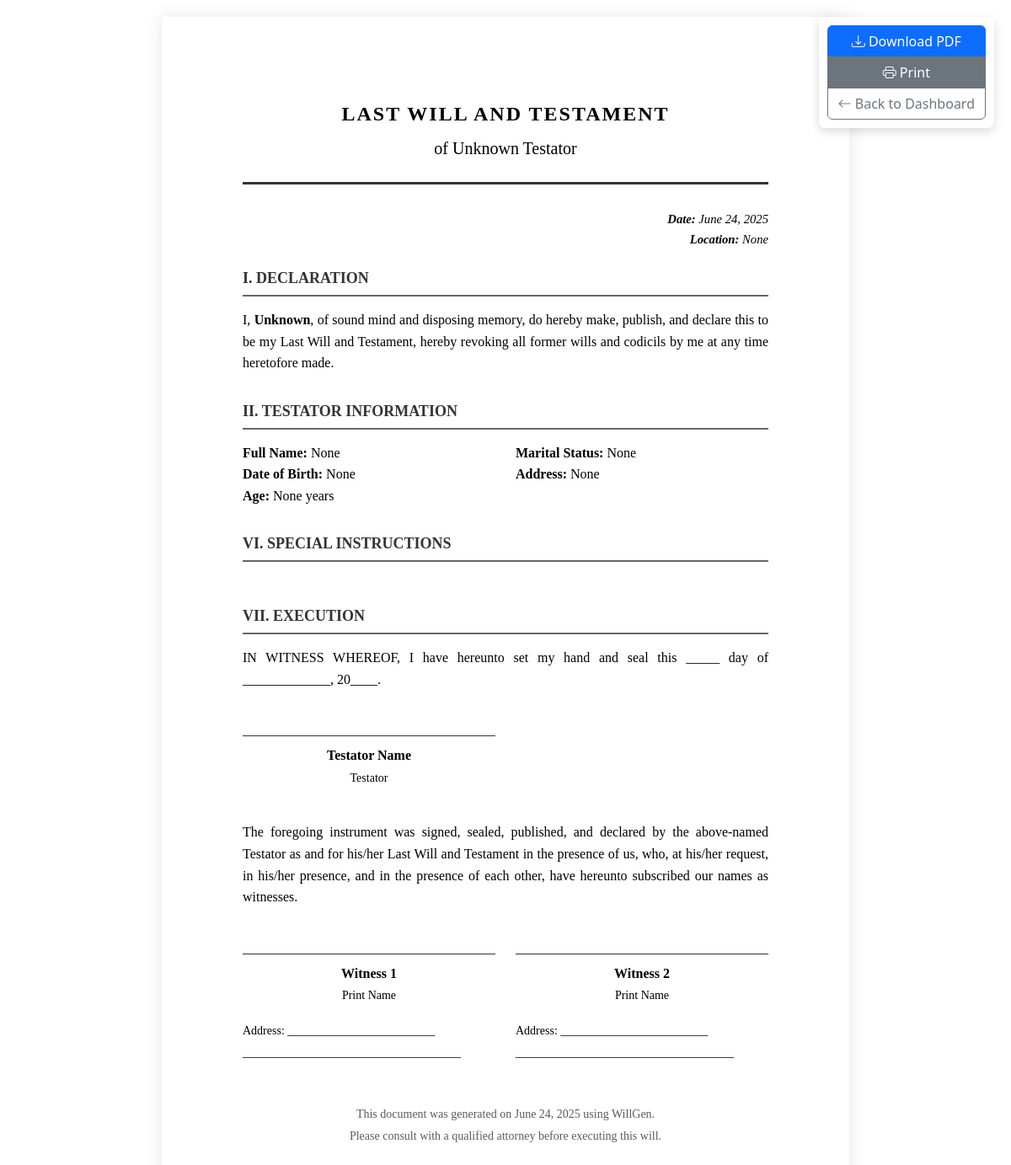
/will/view/1 (signed in), run on the app's committed database.
### app/models.py (models this page shows, shortened)
class Will(db.Model):
    id = db.Column(db.Integer, primary_key=True)
    title = db.Column(db.String(200), nullable=False)
    testator_name = db.Column(db.String(200))
    testator_date_of_birth = db.Column(db.Date)
    testator_address = db.Column(db.Text)
    testator_city = db.Column(db.String(100))
    testator_state = db.Column(db.String(50))
    testator_zip = db.Column(db.String(20))
    testator_country = db.Column(db.String(100))
    testator_phone = db.Column(db.String(20))
    testator_email = db.Column(db.String(100))
    marital_status = db.Column(db.String(50))
    spouse_name = db.Column(db.String(200))
    beneficiaries = db.Column(db.Text)  # JSON string of beneficiaries
    primary_executor_name = db.Column(db.String(200))
    primary_executor_address = db.Column(db.Text)
    primary_executor_relationship = db.Column(db.String(100))
    primary_executor_phone = db.Column(db.String(20))
    primary_executor_email = db.Column(db.String(100))
    alternate_executor_name = db.Column(db.String(200))
    alternate_executor_address = db.Column(db.Text)
    alternate_executor_relationship = db.Column(db.String(100))
    alternate_executor_phone = db.Column(db.String(20))
    alternate_executor_email = db.Column(db.String(100))
    real_estate_properties = db.Column(db.Text)  # JSON string
    bank_accounts = db.Column(db.Text)  # JSON string
    investments = db.Column(db.Text)  # JSON string
    personal_property = db.Column(db.Text)  # JSON string
    other_assets = db.Column(db.Text)  # JSON string
    specific_bequests = db.Column(db.Text)  # JSON string
    residuary_beneficiary = db.Column(db.String(200))
    funeral_wishes = db.Column(db.Text)
    burial_cremation_wishes = db.Column(db.Text)
    guardian_minor_children = db.Column(db.String(200))
    guardian_address = db.Column(db.Text)
    special_instructions = db.Column(db.Text)
    charitable_donations = db.Column(db.Text)  # JSON string
    current_step = db.Column(db.Integer, default=1)
    step_1_completed = db.Column(db.Boolean, default=False)
    step_2_completed = db.Column(db.Boolean, default=False)
    step_3_completed = db.Column(db.Boolean, default=False)
    step_4_completed = db.Column(db.Boolean, default=False)
    step_5_completed = db.Column(db.Boolean, default=False)
    created_at = db.Column(db.DateTime, default=utc_now)
    updated_at = db.Column(db.DateTime, default=utc_now, onupdate=utc_now)
    is_completed = db.Column(db.Boolean, default=False)
    user_id = db.Column(db.Integer, db.ForeignKey('user.id'), nullable=False)

### app/main/routes.py (the view, shortened to what this page needs)
@bp.route('/will/view/<int:will_id>')
@login_required
def view_will(will_id):
    will = Will.query.filter_by(id=will_id, user_id=current_user.id).first_or_404()
    if will.user_id != current_user.id:
        flash('You do not have permission to view this will.', 'error')
        return redirect(url_for('main.dashboard'))
    testator_data = {}
    beneficiaries_data = []
    executors_data = []
    assets_data = {}
    special_instructions_data = {}
    testator_data = {
        'name': will.testator_name,
        'date_of_birth': will.testator_date_of_birth.strftime('%B %d, %Y') if will.testator_date_of_birth else None,
        'age': None,  # Calculate if needed
        'address': f"{will.testator_address}, {will.testator_city}, {will.testator_state} {will.testator_zip}" if will.testator_address else None,
        'marital_status': will.marital_status,
        'spouse_name': will.spouse_name,
        'phone': will.testator_phone,
        'email': will.testator_email
    }
    try:
        if will.beneficiaries:
            beneficiaries_data = json.loads(will.beneficiaries)
    except (json.JSONDecodeError, TypeError):
        pass
    executors_data = []
    assets_data = {}
    try:
        if will.real_estate_properties:
            assets_data['real_estate'] = json.loads(will.real_estate_properties)
    except (json.JSONDecodeError, TypeError):
        pass
    try:
        if will.bank_accounts:
            assets_data['bank_accounts'] = json.loads(will.bank_accounts)
    except (json.JSONDecodeError, TypeError):
        pass
    try:
        if will.investments:
            assets_data['investments'] = json.loads(will.investments)
    except (json.JSONDecodeError, TypeError):
        pass
    try:
        if will.personal_property:
            assets_data['personal_property'] = json.loads(will.personal_property)
    except (json.JSONDecodeError, TypeError):
        pass
    try:
        if will.other_assets:
            assets_data['other_assets'] = json.loads(will.other_assets)
    except (json.JSONDecodeError, TypeError):
        pass
    if will.residuary_beneficiary:
        assets_data['residuary_beneficiary'] = will.residuary_beneficiary
    special_instructions_data = {
        'funeral_wishes': will.funeral_wishes,
        'burial_cremation_wishes': will.burial_cremation_wishes,
        'guardian_minor_children': will.guardian_minor_children,
        'guardian_address': will.guardian_address,
        'additional_instructions': will.special_instructions
    }
    try:
        if will.charitable_donations:
            special_instructions_data['charitable_donations'] = json.loads(will.charitable_donations)
    except (json.JSONDecodeError, TypeError):
        pass
    return render_template('will/view.html',
                         will=will,
                         testator_data=testator_data,
                         beneficiaries_data=beneficiaries_data,
                         executors_data=executors_data,
                         assets_data=assets_data,
                         special_instructions_data=special_instructions_data,
                         current_date=datetime.now())

### app/templates/will/view.html (shortened to what this page needs)
<!DOCTYPE html>
<html lang="en">
<head>
    <link href="https://cdn.jsdelivr.net/npm/bootstrap@5.3.0/dist/css/bootstrap.min.css" rel="stylesheet">
    <link href="https://cdn.jsdelivr.net/npm/bootstrap-icons@1.10.0/font/bootstrap-icons.css" rel="stylesheet">
    <link href="{{ url_for('static', filename='css/will-document.css') }}" rel="stylesheet">
</head>
<body>
    <div class="action-buttons no-print">
        <div class="btn-group-vertical">
            <a href="{{ url_for('main.download_will_pdf', will_id=will.id) }}" class="btn btn-primary">
                <i class="bi bi-download"></i> Download PDF
            </a>
            <button onclick="window.print()" class="btn btn-secondary">
                <i class="bi bi-printer"></i> Print
            </button>
            <a href="{{ url_for('main.dashboard') }}" class="btn btn-outline-secondary">
                <i class="bi bi-arrow-left"></i> Back to Dashboard
            </a>
        </div>
    </div>
    <div class="container-fluid">
        <div class="will-document">
            <div class="will-header">
                <div class="will-title">Last Will and Testament</div>
                <div class="h5">of {{ will.testator_name or 'Unknown Testator' }}</div>
            </div>
            <div class="date-location">
                <strong>Date:</strong> {{ will.created_at.strftime('%B %d, %Y') if will.created_at else 'Not specified' }}<br>
                <strong>Location:</strong> {{ testator_data.get('address', 'Not specified') if testator_data else 'Not specified' }}
            </div>
            <div class="will-section">
                <div class="section-title">I. Declaration</div>
                <div class="legal-text">
                    I, <strong>{{ will.testator_name or 'Unknown' }}</strong>,
                    of sound mind and disposing memory, do hereby make, publish, and declare this to be my Last Will and Testament,
                    hereby revoking all former wills and codicils by me at any time heretofore made.
                </div>
            </div>
            {% if testator_data %}
            <div class="will-section">
                <div class="section-title">II. Testator Information</div>
                <div class="row">
                    <div class="col-md-6">
                        <strong>Full Name:</strong> {{ testator_data.get('name', 'Not specified') }}<br>
                        <strong>Date of Birth:</strong> {{ testator_data.get('date_of_birth', 'Not specified') }}<br>
                        <strong>Age:</strong> {{ testator_data.get('age', 'Not specified') }} years<br>
                    </div>
                    <div class="col-md-6">
                        <strong>Marital Status:</strong> {{ testator_data.get('marital_status', 'Not specified') }}<br>
                        <strong>Address:</strong> {{ testator_data.get('address', 'Not specified') }}
                    </div>
                </div>
            </div>
            {% endif %}
            {% if special_instructions_data %}
            <div class="will-section">
                <div class="section-title">VI. Special Instructions</div>
            </div>
            {% endif %}
            <div class="signature-section">
                <div class="section-title">VII. Execution</div>
                <div class="legal-text">
                    IN WITNESS WHEREOF, I have hereunto set my hand and seal this
                    _____ day of _____________, 20____.
                </div>
                <div class="row mt-4">
                    <div class="col-md-6">
                        <div class="signature-line"></div>
                        <div class="text-center">
                            <strong>{{ will.testator_name or 'Testator Name' }}</strong><br>
                            <small>Testator</small>
                        </div>
                    </div>
                </div>
                <div class="witness-section">
                    <div class="legal-text">
                        The foregoing instrument was signed, sealed, published, and declared by the above-named Testator
                        as and for his/her Last Will and Testament in the presence of us, who, at his/her request,
                        in his/her presence, and in the presence of each other, have hereunto subscribed our names as witnesses.
                    </div>
                    <div class="row mt-4">
                        <div class="col-md-6">
                            <div class="signature-line"></div>
                            <div class="text-center">
                                <strong>Witness 1</strong><br>
                                <small>Print Name</small>
                            </div>
                            <div class="mt-3">
                                <small>Address: _________________________</small><br>
                                <small>_____________________________________</small>
                            </div>
                        </div>
                        <div class="col-md-6">
                            <div class="signature-line"></div>
                            <div class="text-center">
                                <strong>Witness 2</strong><br>
                                <small>Print Name</small>
                            </div>
                            <div class="mt-3">
                                <small>Address: _________________________</small><br>
                                <small>_____________________________________</small>
                            </div>
                        </div>
                    </div>
                </div>
            </div>
            <div class="text-center mt-5 text-muted">
                <small>
                    This document was generated on {{ current_date.strftime('%B %d, %Y') }} using WillGen.<br>
                    Please consult with a qualified attorney before executing this will.
                </small>
            </div>
        </div>
    </div>
</body>
</html>

### app/static/css/will-document.css (style rules this page uses)
.will-document { background: white; box-shadow: 0 0 20px rgba(0,0,0,0.1); margin: 20px auto; max-width: 8.5in; min-height: 11in; padding: 1in; font-family: 'Times New Roman', serif; font-size: 12pt; line-height: 1.6; color: #000; }
.will-header { text-align: center; border-bottom: 3px solid #333; padding-bottom: 20px; margin-bottom: 30px; }
.will-title { font-size: 24px; font-weight: bold; text-transform: uppercase; letter-spacing: 2px; margin-bottom: 10px; color: #000; }
.will-section { margin-bottom: 30px; page-break-inside: avoid; }
.section-title { font-size: 18px; font-weight: bold; text-transform: uppercase; border-bottom: 2px solid #666; padding-bottom: 5px; margin-bottom: 15px; color: #333; }
.legal-text { text-align: justify; line-height: 1.8; margin-bottom: 15px; text-indent: 0; }
.signature-section { margin-top: 50px; page-break-inside: avoid; }
.signature-line { border-bottom: 1px solid #333; margin: 30px 0 10px 0; height: 1px; width: 300px; }
.witness-section { margin-top: 40px; }
.date-location { text-align: right; font-style: italic; margin-bottom: 20px; font-size: 11pt; }
.action-buttons { position: fixed; top: 20px; right: 20px; z-index: 1000; background: rgba(255, 255, 255, 0.95); border-radius: 8px; padding: 10px; box-shadow: 0 4px 12px rgba(0,0,0,0.15); }
.legal-text:last-child { margin-bottom: 0; }
strong { font-weight: 700; }

### app/templates/will/view.html (style rules this page uses)
.will-document { background: white; box-shadow: 0 0 20px rgba(0,0,0,0.1); margin: 20px auto; max-width: 8.5in; min-height: 11in; padding: 1in; }
.will-header { text-align: center; border-bottom: 3px solid #333; padding-bottom: 20px; margin-bottom: 30px; }
.will-title { font-size: 24px; font-weight: bold; text-transform: uppercase; letter-spacing: 2px; margin-bottom: 10px; }
.will-section { margin-bottom: 30px; page-break-inside: avoid; }
.section-title { font-size: 18px; font-weight: bold; text-transform: uppercase; border-bottom: 2px solid #666; padding-bottom: 5px; margin-bottom: 15px; color: #333; }
.legal-text { text-align: justify; line-height: 1.6; margin-bottom: 15px; }
.signature-section { margin-top: 50px; page-break-inside: avoid; }
.signature-line { border-bottom: 1px solid #333; margin: 30px 0 10px 0; height: 1px; }
.witness-section { margin-top: 40px; }
.date-location { text-align: right; font-style: italic; margin-bottom: 20px; }
.action-buttons { position: fixed; top: 20px; right: 20px; z-index: 1000; }

### data on the page
Will: testator_name "Unknown Testator", created_at "June 24, 2025", testator_name "Unknown", testator_name "Testator Name"

### other printed values
{{ testator_data.get('name', 'Not specified') }} "None"
{{ testator_data.get('date_of_birth', 'Not specified') }} "None"
{{ testator_data.get('age', 'Not specified') }} "None"
{{ testator_data.get('marital_status', 'Not specified') }} "None"
{{ testator_data.get('address', 'Not specified') }} "None"
